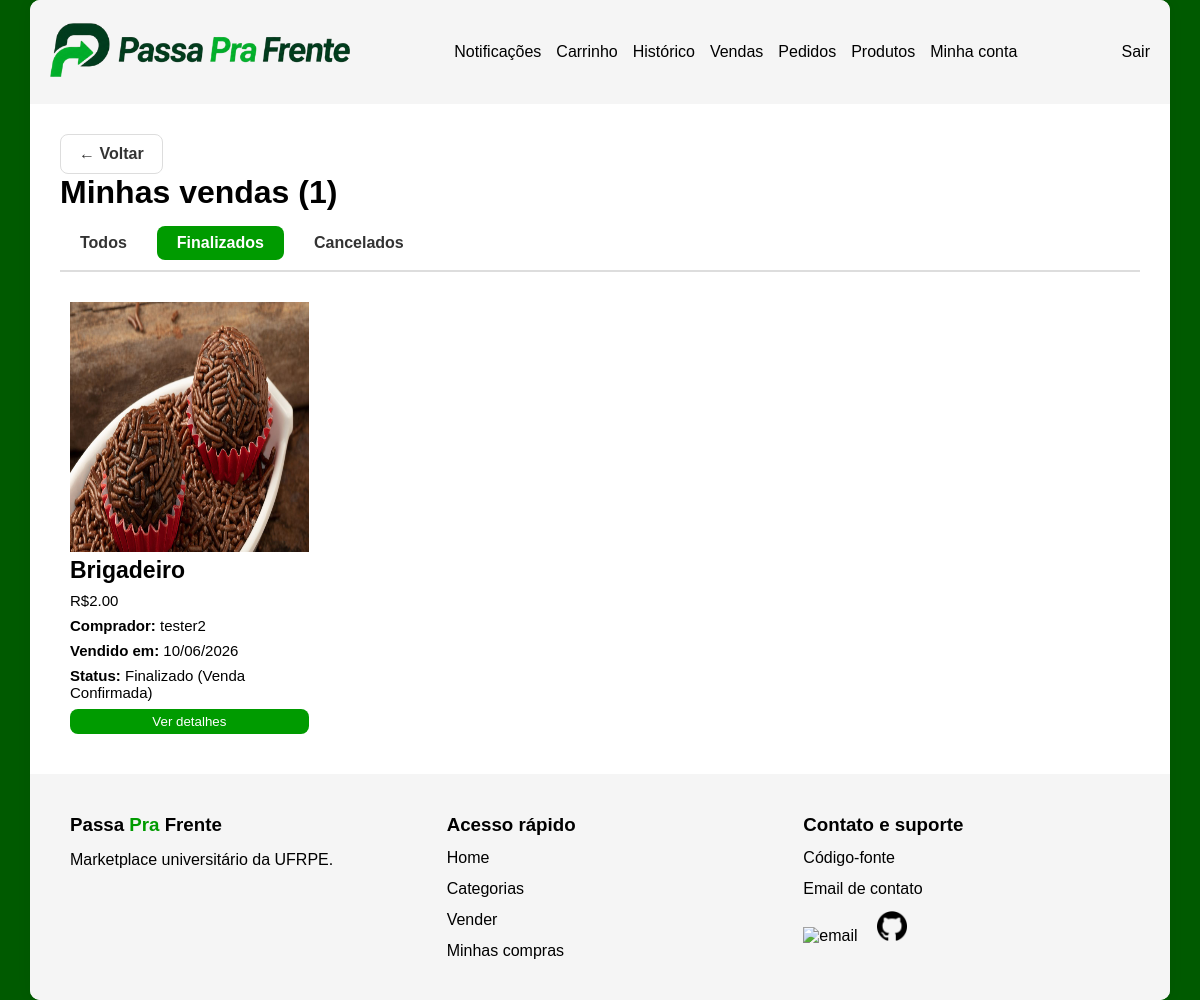
Page /pedidos/historico/vendas/?filtro=finalizado (signed in) on the committed database.
### pedidos/models.py (models this page shows, shortened)
class Pedido(models.Model):
    STATUS_CHOICES = [
        ('pendente', 'Pendente'),
        ('compra_confirmada', 'Confirmada pelo vendedor'),
        ('aguardando_confirmacao', 'Aguardando confirmação do comprador'),
        ('finalizado', 'Finalizado (Venda Confirmada)'),
        ('cancelamento_solicitado', 'Cancelamento Solicitado pelo Comprador'),
        ('cancelado', 'Cancelado'),
    ]
    produto = models.ForeignKey(Produto, on_delete=models.CASCADE)
    comprador = models.ForeignKey(
        settings.AUTH_USER_MODEL,
        on_delete=models.CASCADE,
        related_name='compras'
    )
    vendedor = models.ForeignKey(
        settings.AUTH_USER_MODEL,
        on_delete=models.CASCADE,
        related_name='vendas'
    )
    status = models.CharField(
        max_length=30,
        choices=STATUS_CHOICES,
        default='pendente'
    )
    criado_em = models.DateTimeField(auto_now_add=True)
    class Meta:
        unique_together = ('produto', 'comprador')

### produtos/models.py (models this page shows, shortened)
class ImagemProduto(models.Model):
    produto = models.ForeignKey(
        Produto, on_delete=models.CASCADE,
        related_name='imagens'
    )
    imagem = models.ImageField(upload_to='produtos/')

class Produto(models.Model):
    nome = models.CharField(max_length=200)
    descricao = models.TextField()
    preco = models.DecimalField(max_digits=10, decimal_places=2)
    categoria = models.CharField(max_length=50, choices=CATEGORIAS)
    vendido = models.BooleanField(default=False)
    vendedor = models.ForeignKey(
        settings.AUTH_USER_MODEL,
        on_delete=models.CASCADE,
        related_name='produtos'
    )

### accounts/models.py (models this page shows, shortened)
class Usuario(AbstractUser):
    email = models.EmailField(unique=True)
    nickname = models.CharField(max_length=50, unique=True)
    telefone = models.CharField(max_length=11)
    dois_fatores = models.BooleanField(default=False)
    email_verificado = models.BooleanField(default=False)
    USERNAME_FIELD = 'email'
    REQUIRED_FIELDS = ['username', 'nickname', 'telefone']

### pedidos/views.py (the view)
# urls.py: path('historico/vendas/', HistoricoVendasView.as_view(), name='historico_vendas'),
class HistoricoVendasView(LoginRequiredMixin, View):
    def get(self, request):
        filtro = request.GET.get('filtro', 'todos')
        vendas= Pedido.objects.filter(
            vendedor=request.user,
            status__in=['finalizado', 'cancelado', 'cancelamento_solicitado']
        ).select_related('produto', 'comprador').order_by('-criado_em')
        total_finalizados=vendas.filter(status='finalizado').count()
        if filtro == 'finalizado':
            vendas = vendas.filter(status='finalizado')
        elif filtro == 'cancelado':
            vendas = vendas.filter(status__in=['cancelado', 'cancelamento_solicitado'])
        return render(request, 'pedidos/historico_vendas.html',{
            'vendas': vendas,
            'filtro': filtro,
            'total_finalizados': total_finalizados,
        })

### notificacoes/context_processors.py (called while the page is built)
def notificacoes_nao_lidas(request):
        if not request.user.is_authenticated:
            return {'notificacoes_count': 0}
        count = Notificacao.objects.filter(
            usuario=request.user,
            lida=False
        ).count()
        return {'notificacoes_count': count}

### templates/pedidos/historico_vendas.html (shortened to what this page needs)
{% extends 'base.html' %}
{% load static %}
    {% block extra_css %}
        <link rel="stylesheet" href="{% static 'pedidos/historico_vendas.css' %}">
    {% endblock %}
{% block content %}
<body>
    <main>
        <div class="container">
            <a class="back_button" href="{% url 'historico' %}">← Voltar</a>
            <h1>Minhas vendas ({{ total_finalizados }})</h1>
            <div class="historico_abas">
                <a href="?filtro=todos"
                class="aba {% if filtro == 'todos' %}ativa{% endif %}">
                    Todos
                </a>
                <a href="?filtro=finalizado"
                class="aba {% if filtro == 'finalizado' %}ativa{% endif %}">
                    Finalizados
                </a>
                <a href="?filtro=cancelado"
                class="aba {% if filtro == 'cancelado' %}ativa{% endif %}">
                    Cancelados
                </a>
            </div>
            <div class="main_produtos">
                {% if vendas %}
                    {% for venda in vendas %}
                        <div class="main_produto">
                            {% with venda.produto.imagens.first as img %}
                                {% if img %}
                                    <img src="{{ img.imagem.url }}" alt="{{ venda.produto.nome }}">
                                {% else %}
                                    <img src="{% static 'accounts/Images/PassaPraFrente_logo.png' %}" alt="Sem imagem">
                                {% endif %}
                            {% endwith %}
                            <div class="main_desc">
                                <h3>{{ venda.produto.nome }}</h3>
                                <p>R${{ venda.produto.preco }}</p>
                                <p><b>Comprador: </b> {{ venda.comprador.nickname }}</p>
                                <p><b>Vendido em: </b>{{ venda.criado_em|date:"d/m/Y" }}</p>
                                <p><b>Status: </b> {{ venda.get_status_display }}</p>
                            </div>
                            <div class="produto_buttons">
                                <button onclick="window.location.href='{% url 'detalhe_historico' venda.id %}'">Ver detalhes</button>
                            </div>
                        </div>
                    {% endfor %}
                {% else %}
                    <p>Você não possui um produto cadastrado nessa seção</p>
                {% endif %}
            </div>
        </div>
    </main>
</body>
{% endblock %}

### static/base.css (style rules this page uses)
* { margin: 0px; padding: 0px; font-family: Arial, sans-serif; --green1: #009b00; --green-body: #005a00; --white: #ffffff; --grey-button: #e2e2e2bb; --black: #000000; --background1: #f7f7f7dc; }
body { box-sizing: border-box; background-color: var(--green-body); }
.container { max-width: 1140px; margin: auto; }

### static/pedidos/historico_vendas.css (style rules this page uses)
* { margin: 0; padding: 0; box-sizing: border-box; font-family: Arial; --green1: #009b00; --green2: #01bb01; --background1: #f5f5f5; --background2: #F1F4F1; --border-grey: #D9D9D9; --grey-subtitle: #999; --background-button: #050303; --red1: red; --red-button: #fabbbb; }
.container { max-width: 1140px; margin: auto; }
.historico_abas { display: flex; gap: 10px; margin-bottom: 20px; border-bottom: 2px solid #ddd; padding-bottom: 10px; }
.aba { padding: 8px 20px; border-radius: 8px; text-decoration: none; color: #333; font-weight: bold; transition: 0.2s; }
.aba.ativa { background-color: #009b00; color: white; }
.back_button { display: inline-flex; gap: 8px; padding: 10px 18px; background: white; color: #333; text-decoration: none; border: 1px solid #ddd; border-radius: 8px; font-weight: 600; transition: .2s; }
main { padding: 30px; }
main h1 { margin-bottom: 15px; }
.main_produtos { display: grid; grid-template-columns: repeat(4, 1fr); gap: 15px; }
.main_produto { border-radius: 5px; font-size: 20px; padding: 10px; transition: 0.3s; }
.main_produto h3 { font-size: 23px; margin-bottom: 8px; }
.main_produto p { font-size: 15px; margin-bottom: 8px; }
.main_produto img { width: 100%; height: 250px; transition: 0.3s; }
.produto_buttons { display: flex; align-items: flex-end; gap: 15px; }
.produto_buttons button { background-color: var(--green1); color: white; padding: 5px 13px; cursor: pointer; border-radius: 8px; border: none; flex: 1; }

### rows in the picture
Pedido: produto.imagens.first.imagem (picture), produto.nome "Brigadeiro", produto.preco "2.00", comprador.nickname "tester2", criado_em "10/06/2026", status "Finalizado (Venda Confirmada)"

### other values in the picture
{{ total_finalizados }} "1"
